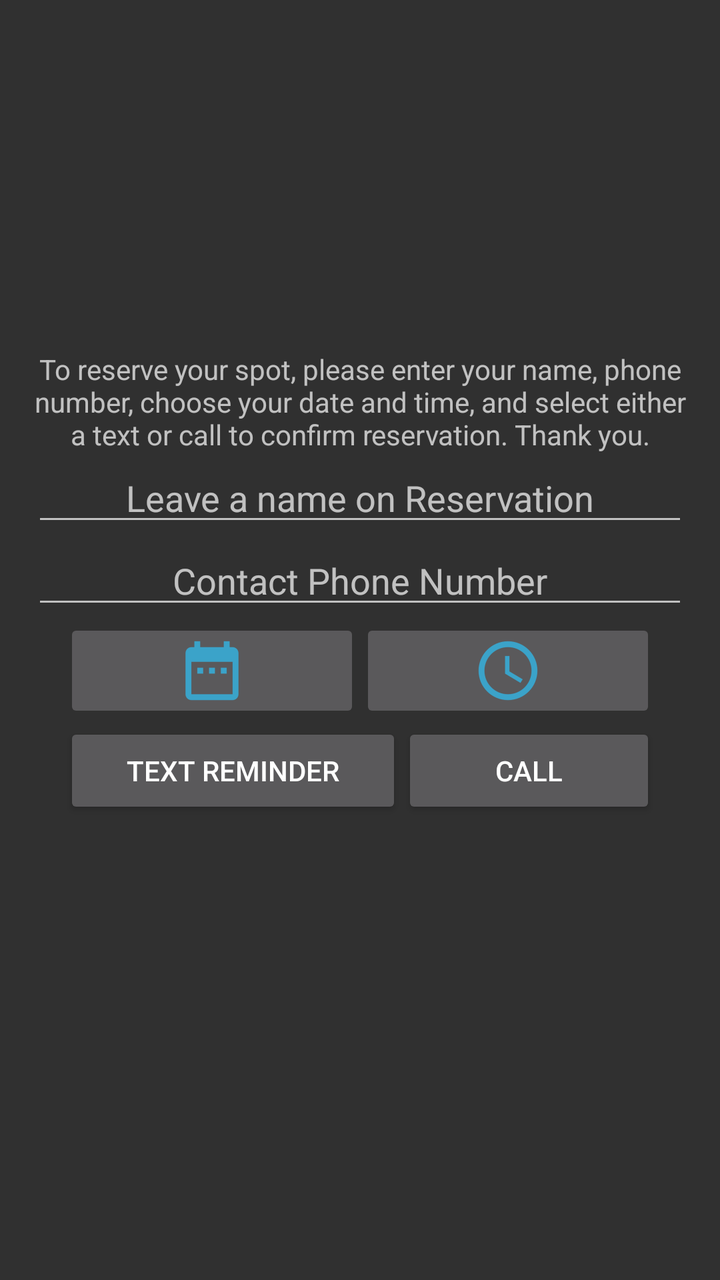
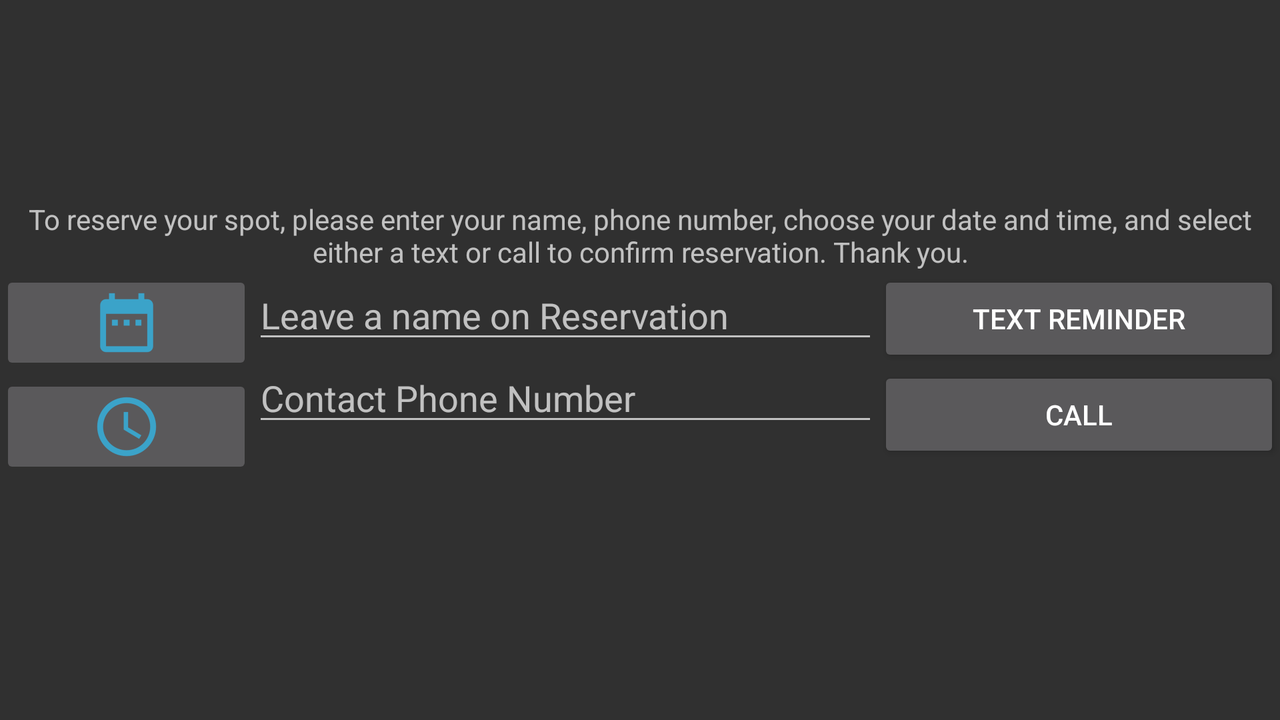

Two renders of one Android screen. The first uses the default layout on a phone; the second uses the alternative layout the repository ships for a different screen configuration, on a matching device. The two XML files are below.
<!-- AndroidManifest.xml: activity theme ReservationAppTheme -->
<!-- res/layout/fragment_reservation.xml -->
<?xml version="1.0" encoding="utf-8"?>
<LinearLayout xmlns:android="http://schemas.android.com/apk/res/android"
                android:layout_width="match_parent"
                android:layout_height="match_parent"
                android:paddingLeft="16dp"
              android:paddingRight="16dp"
              android:orientation="vertical">

    <LinearLayout
        android:layout_width="match_parent"
        android:layout_height="wrap_content"
        android:orientation="vertical">

        <ImageView
            android:layout_width="match_parent"
            android:layout_height="175dp"
            android:contentDescription="@string/logo_description"
            android:src="@drawable/logo2"
            android:layout_gravity="center"
            android:textAlignment="center"/>

        <TextView

            android:textAlignment="center"
            android:id="@+id/explanation_text"
            android:layout_width="match_parent"
            android:layout_height="wrap_content"
            android:text="@string/explanation"/>

        <EditText
            android:id="@+id/name"
            android:layout_width="match_parent"
            android:layout_height="wrap_content"
            android:hint="@string/name_of_reservation"
            android:gravity="center"/>

        <EditText
            android:id="@+id/phoneNumber"
            android:layout_width="match_parent"
            android:layout_height="wrap_content"
            android:hint="@string/phone_number"
            android:gravity="center"/>


    </LinearLayout>

    <LinearLayout
        android:layout_width="match_parent"
        android:layout_height="wrap_content"
        android:orientation="horizontal"
        android:layout_marginLeft="16dp"
        android:layout_marginRight="16dp">


        <ImageButton
            android:id="@+id/date_button"
            android:layout_width="match_parent"
            android:layout_height="wrap_content"
            android:src="@drawable/ic_date"
            android:layout_weight="1"/>

        <ImageButton
            android:layout_width="match_parent"
            android:layout_height="wrap_content"
            android:id="@+id/time_button"
            android:src="@drawable/ic_action_name"
            android:layout_weight="1"/>

    </LinearLayout>

    <LinearLayout
        android:layout_width="match_parent"
        android:layout_height="wrap_content"
        android:layout_marginLeft="16dp"
        android:layout_marginRight="16dp"
        android:orientation="horizontal">

        <Button
            android:id="@+id/reservation_report"
            android:layout_width="wrap_content"
            android:layout_height="wrap_content"
            android:layout_weight="1"
            android:text="@string/text_reminder"/>

        <Button
            android:id="@+id/reservation_call"
            android:layout_width="wrap_content"
            android:layout_height="wrap_content"
            android:layout_weight="1"
            android:text="@string/call_reminder"/>

    </LinearLayout>
</LinearLayout>
<!-- resources referenced by this layout -->
<resources>
  <!-- drawable ic_action_name: png bitmap (drawable-hdpi, 1378 bytes) -->
  <!-- drawable ic_date: png bitmap (drawable-hdpi, 566 bytes) -->
  <string name="call_reminder">Call</string>
  <string name="explanation">To reserve your spot, please enter your name, phone number, choose your date and time,
      and select either a text or call to confirm reservation. Thank you.</string>
  <string name="logo_description">Logo</string>
  <string name="name_of_reservation">Leave a name on Reservation</string>
  <string name="phone_number">Contact Phone Number</string>
  <string name="text_reminder">Text Reminder</string>
  <!-- from res/values-v21/ -->
  <style name="ReservationAppTheme" parent="Theme.AppCompat.NoActionBar">
          <item name="colorAccent">@android:color/holo_blue_light</item>
          <item name="android:statusBarColor">?android:attr/colorEdgeEffect</item>
      </style>
</resources>
<!-- res/layout-land/fragment_reservation.xml (the repository's variant of the layout above) -->
<!-- drawn on the phone turned sideways -->
<?xml version="1.0" encoding="utf-8"?>
<LinearLayout xmlns:android="http://schemas.android.com/apk/res/android"
              android:layout_width="match_parent"
              android:layout_height="match_parent"
              android:orientation="vertical">

    <LinearLayout
        android:layout_width="match_parent"
        android:layout_height="wrap_content"
        android:orientation="vertical">
        <ImageView
            android:layout_width="match_parent"
            android:layout_height="100dp"
            android:contentDescription="@string/logo_description"
            android:src="@drawable/logo2"/>
    </LinearLayout>
    <LinearLayout
        android:layout_width="wrap_content"
        android:layout_height="wrap_content"
        android:orientation="horizontal">

            <TextView

                android:textAlignment="center"
                android:id="@+id/explanation_text"
                android:layout_width="wrap_content"
                android:layout_height="wrap_content"
                android:text="@string/explanation"/>
        </LinearLayout>

    <LinearLayout
        android:layout_width="match_parent"
        android:layout_height="wrap_content"
        android:orientation="horizontal">

        <LinearLayout
            android:layout_width="wrap_content"
            android:layout_height="wrap_content"
            android:orientation="vertical"
            android:layout_weight="1">

            <ImageButton
                android:id="@+id/date_button"
                android:layout_width="match_parent"
                android:layout_height="wrap_content"
                android:src="@drawable/ic_date"/>

            <ImageButton
                android:layout_width="match_parent"
                android:layout_height="wrap_content"
                android:id="@+id/time_button"
                android:src="@drawable/ic_action_name"/>

        </LinearLayout>

        <LinearLayout
            android:layout_width="wrap_content"
            android:layout_height="wrap_content"
            android:orientation="vertical"
            android:layout_weight="1">

            <EditText
                android:id="@+id/name"
                android:layout_width="match_parent"
                android:layout_height="wrap_content"
                android:hint="@string/name_of_reservation"
                android:layout_gravity="center"/>

            <EditText
                android:id="@+id/phoneNumber"
                android:layout_width="match_parent"
                android:layout_height="wrap_content"
                android:hint="@string/phone_number"
                android:layout_gravity="center"/>

        </LinearLayout>

        <LinearLayout
            android:layout_width="wrap_content"
            android:layout_height="wrap_content"
            android:orientation="vertical"
            android:layout_weight="1">

            <Button
                android:id="@+id/reservation_report"
                android:layout_width="match_parent"
                android:layout_height="wrap_content"
                android:layout_weight="1"
                android:text="@string/text_reminder"/>

            <Button
                android:id="@+id/reservation_call"
                android:layout_width="match_parent"
                android:layout_height="wrap_content"
                android:layout_weight="1"
                android:text="@string/call_reminder"/>

        </LinearLayout>


    </LinearLayout>
</LinearLayout>
